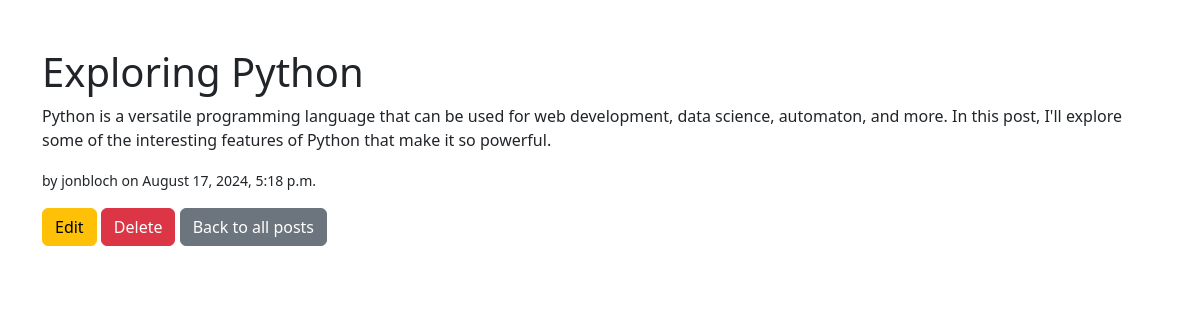
Screenshot of /post/3/ with the database file from the repository.
### blog/models.py (models this page shows, shortened)
class Post(models.Model):
	title = models.CharField(max_length=200)
	content = models.TextField()
	author = models.ForeignKey(User, on_delete=models.CASCADE)
	created_at = models.DateTimeField(auto_now_add=True)
	updated_at = models.DateTimeField(auto_now=True)

### blog/views.py (the view)
# urls.py: path('post/<int:pk>/', views.post_detail, name='post_detail'),
def post_detail(request, pk):
	post = get_object_or_404(Post, pk=pk)
	return render(request, 'blog/post_detail.html', {'post': post})

### blog/templates/blog/post_detail.html (shortened to what this page needs)
<!DOCTYPE html>
<html lang="en">
<head>
	<link rel="stylesheet" href="https://cdn.jsdelivr.net/npm/bootstrap@5.3.0/dist/css/bootstrap.min.css">
</head>
<body>
	<div class="container mt-5">
		<h1>{{ post.title }}</h1>
		<p>{{ post.content }}</p>
		<p><small>by {{ post.author }} on {{ post.created_at|date:"F j, Y, g:i a" }}</small></p>
		<a href="{% url 'post_edit' post.pk %}" class="btn btn-warning">Edit</a>
		<a href="{% url 'post_delete' post.pk %}" class="btn btn-danger">Delete</a>
		<a href="{% url 'post_list' %}" class="btn btn-secondary">Back to all posts</a>
	</div>
</body>
</html>

### rows the page displays
Post: title "Exploring Python", content "Python is a versatile programming language that can be used for web development, data science, automaton, and more. In this post, I'll explore some of the interesting features of Python that make it so powerful.", author "jonbloch", created_at "August 17, 2024, 5:18 p.m."
